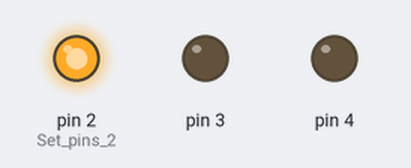
Bench run of a sketch on a simulated Arduino Uno, built with avr-gcc and run on an emulated ATmega328P. On the bench: output pins drawn as LEDs (lit = HIGH).

Above: at 0.15 s.
At 4.0 s:
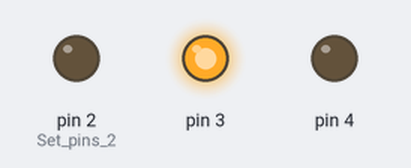
At 7.35 s:
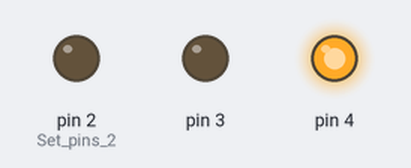
At 9.4 s:
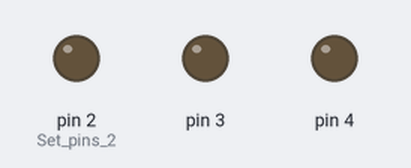
Timing chart, 0 to 13.3 s (numbered marks = the images above):
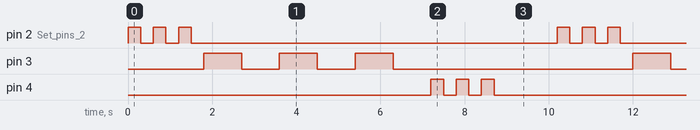

Measured:
- by itself, pin 2 (Set_pins_2), pin 4: repeats every 10.2 s: 2 × (LOW 0.30 s, HIGH 0.30 s), LOW 8.7 s, HIGH 0.30 s
- by itself, pin 3: repeats every 10.2 s: 2 × (LOW 0.90 s, HIGH 0.90 s), LOW 5.7 s, HIGH 0.90 s
- by itself, everything shown: repeats every 10.2 s, in 18 steps

The sketch:

2-3_Uebungsprojekt_Zusatzaufgabe.ino
```cpp
// 2.3 Übungsprojekt Zusatzaufgabe
// Solution by philipprogramm
//
// Pins
// 2: RGB-module pin 1
// 3: RGB-module pin 2
// 4: RGB-module pin 3
//
// Note: This is the same as 2.3, but every letter is shown in an other color

void setup(){
    pinMode(2, OUTPUT); // Set pins 2, 3 and 4 as output for RGB
    pinMode(3, OUTPUT);
    pinMode(4, OUTPUT);
}

void loop(){
    // Morse S
    for(int i=0; i<3; i++){ // Repeat 3 times
        digitalWrite(2, HIGH); // led on
        delay(300); // wait 300ms
        digitalWrite(2, LOW); // led off
        delay(300); // wait 300ms
    }

    // Morse O
    for(int i=0; i<3; i++){ // Repeat 3 times
        digitalWrite(3, HIGH); // led on
        delay(900); // wait 900ms
        digitalWrite(3, LOW); // led off
        delay(900); // wait 900ms
    }

    // Morse S
    for(int i=0; i<3; i++){ // Repeat 3 times
        digitalWrite(4, HIGH); // led on
        delay(300); // wait 300ms
        digitalWrite(4, LOW); // led off
        delay(300); // wait 300ms
    }

    // wait for next word
    delay(1200); // wait 1200ms
}
```
